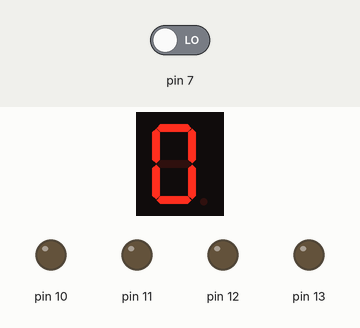
This sketch was run on a simulated Arduino Uno, built with avr-gcc and run on an emulated ATmega328P. On the bench: 1-digit seven-segment display, output pins drawn as LEDs (lit = HIGH). Wiring (inferred from the names in the program): 1-digit 7-segment display, segments lit when HIGH: segments pin 8, pin 9, pin 2, pin 3, pin 4, pin 6, pin 5. Dashed ring = blinking. Inputs (shaded band) come from the test bench; at power-on: pin 7 LOW. The segment pins are drawn as the display they are named for; pins used as bus, display or sensor lines are not drawn.

Above: at 13.0 s.
13.1 s: pin 7 driven HIGH
At 13.25 s:
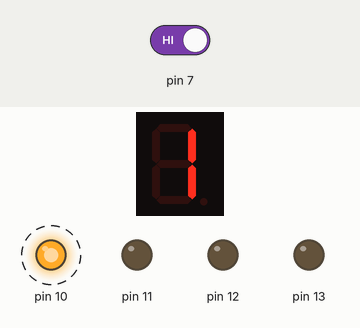
At 13.85 s:
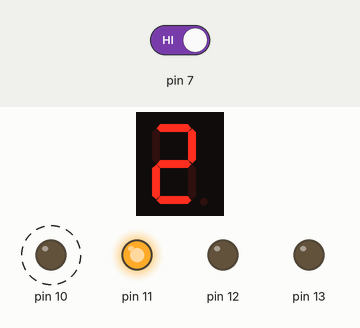
16.1 s: pin 7 driven LOW
At 16.25 s:
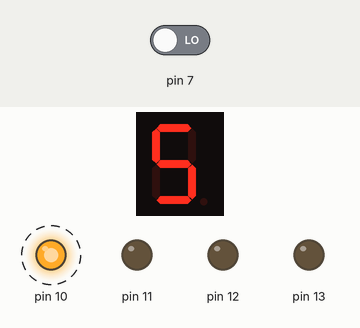
Timing chart, 0 to 25.1 s (numbered marks = the images above; inputs shaded):
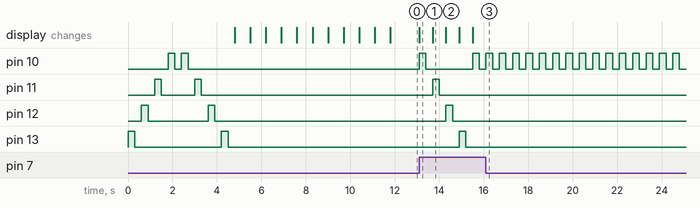

The sketch:

arduino-notifications.ino.ino
```cpp
/*

  CSR Development, Co.
  George Craig

  www.csrdevco.com/

  Used Blink as a template for my message notification - Blink Sketch
  Turns on an LED on for one second, then off for one second, repeatedly.

  Most Arduinos have an on-board LED you can control. On the Uno and
  Leonardo, it is attached to digital pin 13. If you're unsure what
  pin the on-board LED is connected to on your Arduino model, check
  the documentation at http://arduino.cc

  This code is in the public domain.

  modified 8 May 2014
  by Scott Fitzgerald

  added © 2015 GRobotronics Learning
  by Riley Porter - driving Seven Segment Display

  modified 4 June 2015
  by George Craig

 */

#include <stdio.h>

#define A 8
#define B 9
#define C 2
#define D 3
#define E 4
#define f 5
#define G 6

bool diags = true;

//
// the way you have your seven segment display wired
// to the outputs of the uProcessor has a direct
// function on its output
// the image at:
// http://learning.grobotronics.com/2014/09/arduino-lesson-4-drive-7-segment-display/#top3
// shows you which segments should be +Vcc and which ones
// should be grounded
// my wiring and subsequent tracing seriously needs to be corrected, but its 2:38am,
// no sleep in 3 days, and I have neurosarcoidosis
//


void one()
{
  //Displays 1 - done
  digitalWrite(D, LOW);
  digitalWrite(E, LOW);
  digitalWrite(f, LOW);
  digitalWrite(G, LOW);
  digitalWrite(A, LOW);
  digitalWrite(B, HIGH);
  digitalWrite(C, HIGH);

}

void two()
{
  //Displays 2 - done
  digitalWrite(D, HIGH);
  digitalWrite(E, HIGH);
  digitalWrite(f, HIGH);
  digitalWrite(G, LOW);
  digitalWrite(A, HIGH);
  digitalWrite(B, HIGH);
  digitalWrite(C, LOW);
}

void three()
{
  //Displays three - done
  digitalWrite(D, HIGH);
  digitalWrite(E, LOW);
  digitalWrite(f, HIGH);
  digitalWrite(G, LOW);
  digitalWrite(A, HIGH);
  digitalWrite(B, HIGH);
  digitalWrite(C, HIGH);
}

void four()
{
  //Displays 4 - done
  digitalWrite(D, LOW);
  digitalWrite(E, LOW);
  digitalWrite(f, HIGH);
  digitalWrite(G, HIGH);
  digitalWrite(A, LOW);
  digitalWrite(B, HIGH);
  digitalWrite(C, HIGH);
}

void five()
{
  //Displays 5 - done
  digitalWrite(D, HIGH);
  digitalWrite(E, LOW);
  digitalWrite(f, HIGH);
  digitalWrite(G, HIGH);
  digitalWrite(A, HIGH);
  digitalWrite(B, LOW);
  digitalWrite(C, HIGH);
}

void six()
{
  //Displays 6 - done
  digitalWrite(D, HIGH);
  digitalWrite(E, HIGH);
  digitalWrite(f, HIGH);
  digitalWrite(G, HIGH);
  digitalWrite(A, HIGH);
  digitalWrite(B, LOW);
  digitalWrite(C, HIGH);
}

void seven()
{
  //Displays 7
  digitalWrite(D, LOW);
  digitalWrite(E, LOW);
  digitalWrite(f, LOW);
  digitalWrite(G, LOW);
  digitalWrite(A, HIGH);
  digitalWrite(B, HIGH);
  digitalWrite(C, HIGH);
}

void eight()
{
  //Displays 8 - done
  digitalWrite(D, HIGH);
  digitalWrite(E, HIGH);
  digitalWrite(f, HIGH);
  digitalWrite(G, HIGH);
  digitalWrite(A, HIGH);
  digitalWrite(B, HIGH);
  digitalWrite(C, HIGH);
}

void nine()
{
  //Displays 9 - done
  digitalWrite(D, HIGH);
  digitalWrite(E, LOW);
  digitalWrite(f, HIGH);
  digitalWrite(G, HIGH);
  digitalWrite(A, HIGH);
  digitalWrite(B, HIGH);
  digitalWrite(C, HIGH);
}

void zero()
{
  //Displays 0 - done
  digitalWrite(D, HIGH);
  digitalWrite(E, HIGH);
  digitalWrite(f, LOW);
  digitalWrite(G, HIGH);
  digitalWrite(A, HIGH);
  digitalWrite(B, HIGH);
  digitalWrite(C, HIGH);
}

// the setup function runs once when you press reset or power the board

void setup() {

  // initialize digital pin 13 as an output.

  pinMode(2, OUTPUT);
  pinMode(3, OUTPUT);
  pinMode(4, OUTPUT);
  pinMode(5, OUTPUT);
  pinMode(6, OUTPUT);
  pinMode(7, INPUT);
  pinMode(8, OUTPUT);
  pinMode(9, OUTPUT);
  pinMode(10, OUTPUT);
  pinMode(11, OUTPUT);
  pinMode(12, OUTPUT);
  pinMode(13, OUTPUT);


  // diagnostics
  if (diags == true) {
    blink(13, 300);
    blink(12, 300);
    blink(11, 300);
    blink(10, 300);
    //blink(9, 300);
    //blink(9, 300);
    blink(10, 300);
    blink(11, 300);
    blink(12, 300);
    blink(13, 300);

    zero();
    delay(700);
    one();
    delay(700);
    two();
    delay(700);
    three();
    delay(700);
    four();
    delay(700);
    five();
    delay(700);
    six();
    delay(700);
    seven();
    delay(700);
    eight();
    delay(700);
    nine();
    delay(700);

  }

  zero();
}

void blink(int pin, int time) {

  digitalWrite(pin, HIGH);  // turn the LED on (HIGH is the voltage level)
  delay(time);              // wait for a second
  digitalWrite(pin, LOW);   // turn the LED off by making the voltage LOW
  delay(time);              // wait for a second

}

// the loop function runs over and over again forever

int messages = 0;

void loop() {

  //digitalWrite(10, HIGH);

  if (HIGH == digitalRead(7)) {
    messages = messages + 1;
  }

  switch (messages) {

    case 1: one();
      blink(10, 300);
      break;
    case     2: two();
      blink(11, 300);
      break;
    case 3: three();
      blink(12, 300);
      break;
    case     4: four();
      blink(13, 300);
      break;
    case     5: five();
      blink(10, 300);
      break;
    case     6: six();
      blink(11, 300);
      break;
    case     7: seven();
      blink(12, 300);
      break;
    case     8: eight();
      blink(10, 300);
      break;
    case     9: nine();
      blink(11, 300);
      break;
    case     0: zero();
      break;
  }
}
```

Measured:
- after the input at 13.1 s, pin 10: alternates HIGH for 0.30 s and LOW for 2.1 s, starting at once; pin 11: LOW → HIGH after 0.60 s, → LOW 0.30 s later; pin 12: LOW → HIGH after 1.2 s, → LOW 0.30 s later; pin 13: LOW → HIGH after 1.8 s, → LOW 0.30 s later; the display: changes at once (image 1)
- after the input at 16.1 s, pin 11, pin 12: stops changing and stays LOW; pin 13: stays LOW (without the input it goes to HIGH after 4.6 s)
- what the display in image 1 shows lasts 0.6 s, from 13.1 s to 13.7 s
